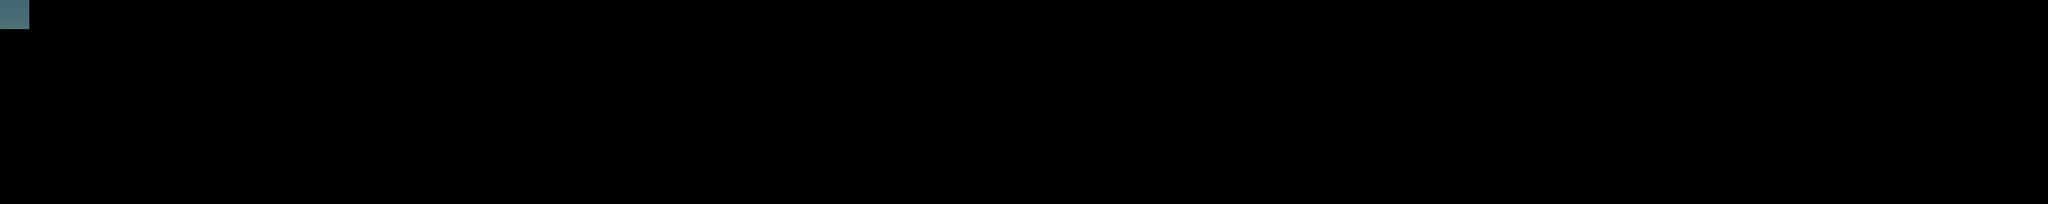

Tiled map render using the project's own tile images. Description and the map definition, with tile-layer contents summarised, below:
An orthogonal 70x7 tile map with 64x64 px tiles, 1 tile layer (Tile Layer 1) and 24 objects.

<map version="1.0" orientation="orthogonal" renderorder="left-down" width="70" height="7" tilewidth="64" tileheight="64" nextobjectid="255">
 <tileset firstgid="1" name="background" tilewidth="64" tileheight="64" tilecount="84" columns="12">
  <image source="background.png" width="800" height="480" />
 </tileset>
 <layer name="Tile Layer 1" width="70" height="7">
  <data>[490 cells, 1 non-empty, 1 distinct tile ids]</data>
 </layer>
 <objectgroup name="floor">
  <object id="227" x="8" y="420" width="760.152" height="20" />
  <object id="228" x="1086" y="270" width="716" height="20" />
  <object id="230" x="2646" y="366" width="728" height="16" />
  <object id="232" x="3916" y="280" width="564" height="20" />
  <object id="244" x="2190" y="264" width="220" height="18" />
  <object id="247" x="3512" y="178" width="152" height="10" />
  <object id="250" x="832.515" y="418.182" width="125.061" height="24.2424" />
  <object id="251" x="1021.88" y="421.212" width="191.152" height="18.1818" />
  <object id="252" x="1280.61" y="418.182" width="126.848" height="21.2121" />
  <object id="253" x="1469.64" y="421.212" width="181.879" height="21.2121" />
 </objectgroup>
 <objectgroup name="ladder">
  <object id="229" x="1650.33" y="366.667" width="998" height="60.333" />
  <object id="231" x="3373.33" y="280" width="544" height="86.6667" />
 </objectgroup>
 <objectgroup name="ladder2" />
 <objectgroup name="minifort">
  <object id="242" x="1730" y="214" width="48" height="44" />
 </objectgroup>
 <objectgroup name="bigfort">
  <object id="248" x="3558" y="122" width="60" height="48" />
 </objectgroup>
 <objectgroup name="stand_man" />
 <objectgroup name="hide_man">
  <object id="241" x="1088" y="368" width="56" height="44" />
  <object id="243" x="3280" y="316" width="46" height="38" />
  <object id="246" x="4300" y="226" width="50" height="42" />
 </objectgroup>
 <objectgroup name="moveEnemy" />
 <objectgroup name="bridge_head" />
 <objectgroup name="bridge_body" />
 <objectgroup name="bridge_tail" />
 <objectgroup name="rewardM" />
 <objectgroup name="rewardF" />
 <objectgroup name="rewardS">
  <object id="245" x="2244" y="201" width="74" height="48" />
 </objectgroup>
 <objectgroup name="rewardFlyS">
  <object id="254" x="588" y="68" width="72" height="60" />
 </objectgroup>
 <objectgroup name="rewardFlyF" />
 <objectgroup name="item_plane" />
 <objectgroup name="item_tank" />
 <objectgroup name="tank">
  <object id="239" x="2690.06" y="294.909" width="72" height="52" />
 </objectgroup>
 <objectgroup name="plane">
  <object id="233" x="1280" y="168" width="114" height="44" />
  <object id="235" x="2600" y="120" width="134" height="38" />
  <object id="238" x="4056" y="116" width="128" height="48" />
  <object id="249" x="394" y="196" width="110" height="36" />
 </objectgroup>
 <objectgroup name="item_health" />
</map>
